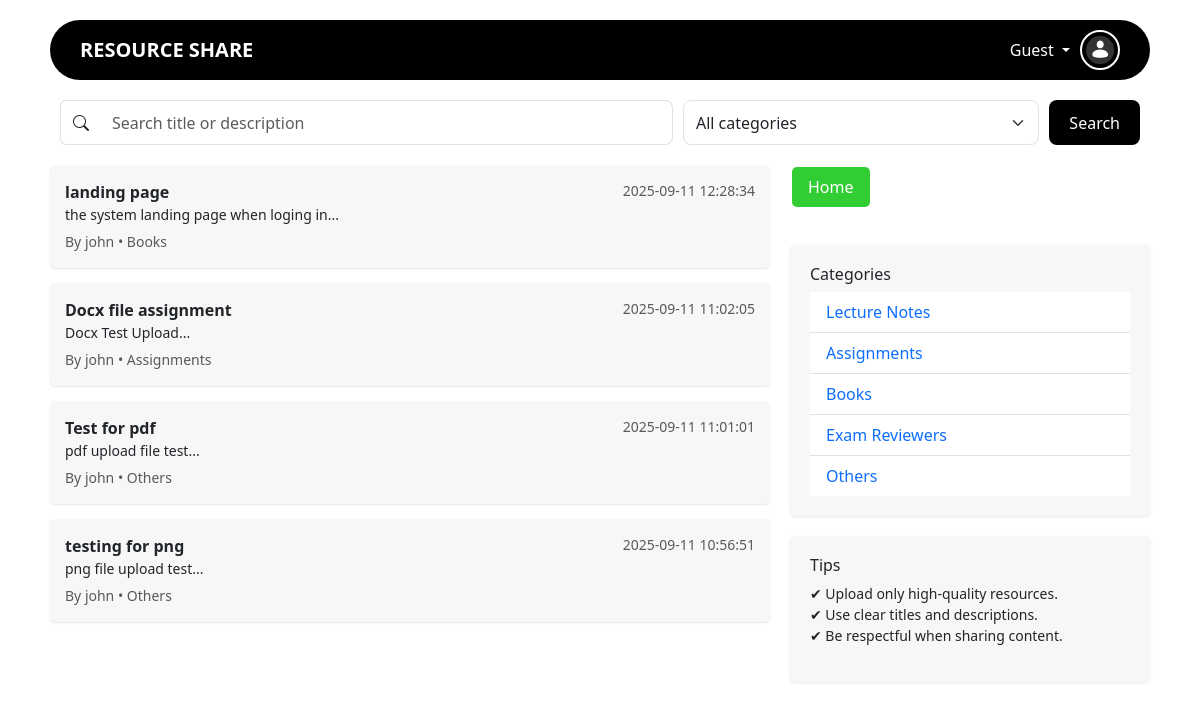
Screenshot of /resource-share-ui/resources.php with the database file from the repository.
### tables this page shows
CREATE TABLE `resources` (
  `resource_id` int(11) NOT NULL,
  `user_id` int(11) NOT NULL,
  `category_id` int(11) DEFAULT NULL,
  `title` varchar(200) NOT NULL,
  `description` text DEFAULT NULL,
  `file_path` varchar(255) NOT NULL,
  `file_mime` varchar(100) DEFAULT NULL,
  `file_size` int(11) DEFAULT NULL,
  `uploaded_at` timestamp NOT NULL DEFAULT current_timestamp()
);

CREATE TABLE `users` (
  `user_id` int(11) NOT NULL,
  `username` varchar(50) NOT NULL,
  `password` varchar(255) NOT NULL,
  `email` varchar(100) DEFAULT NULL,
  `role` varchar(20) NOT NULL DEFAULT 'user',
  `created_at` timestamp NOT NULL DEFAULT current_timestamp(),
  `profile_pic` varchar(255) DEFAULT 'default.png'
);

CREATE TABLE `categories` (
  `category_id` int(11) NOT NULL,
  `name` varchar(100) NOT NULL
);

### resource-share-ui/resources.php (the view, shortened to what this page needs)
<?php
require 'db.php';
$logged = isset($_SESSION['user_id']);
$search = isset($_GET['search']) ? trim($_GET['search']) : '';
?>
<!doctype html>
<html lang="en">
<head>
  <link href="https://cdn.jsdelivr.net/npm/bootstrap@5.3.2/dist/css/bootstrap.min.css" rel="stylesheet">
</head>
<body>
<div class="topbar">
  <div class="brand">RESOURCE SHARE</div>
  <div class="user-info dropdown">
    <span class="dropdown-toggle" id="userMenu" data-bs-toggle="dropdown" aria-expanded="false" style="cursor:pointer;">
      <?php echo $logged ? htmlspecialchars($_SESSION['username']) : 'Guest'; ?>
    </span>
    <img
      src="<?= ($logged && isset($_SESSION['profile_pic']) && $_SESSION['profile_pic'])
                ? 'uploads/' . htmlspecialchars($_SESSION['profile_pic'])
                : 'assets/profile.png' ?>"
      alt="Profile"
      class="dropdown-toggle"
      id="userMenuImg"
      data-bs-toggle="dropdown"
      aria-expanded="false"
      style="cursor:pointer;">
  </div>
</div>
<form class="search-bar" method="get" action="">
  <div class="input-group" style="flex:2;">
    <span class="input-group-text bg-white border-end-0"><i class="bi bi-search"></i></span>
    <input type="text" class="form-control border-start-0" name="search" placeholder="Search title or description" value="<?= htmlspecialchars($search) ?>">
  </div>
  <select class="form-select" name="category" style="flex:1;">
    <option value="0">All categories</option>
  </select>
  <button type="submit">Search</button>
</form>
<div class="content-area">
  <div class="left-col">
    <?php
    $sql = "SELECT r.resource_id, r.title, r.description, r.uploaded_at, u.username, c.name AS category
            FROM resources r
            JOIN users u ON r.user_id=u.user_id
            LEFT JOIN categories c ON r.category_id=c.category_id
            WHERE 1=1";
    $sql .= " ORDER BY r.uploaded_at DESC";
    $q = $mysqli->query($sql);
    if ($q->num_rows > 0):
      while($row = $q->fetch_assoc()):
    ?>
    <div class="resource-card">
      <a href="resource_view.php?id=<?= $row['resource_id'] ?>" style="text-decoration:none; color:inherit;">
        <div class="d-flex justify-content-between">
          <strong><?= htmlspecialchars($row['title']) ?></strong>
          <small class="text-muted"><?= $row['uploaded_at'] ?></small>
        </div>
        <p class="small mb-1"><?= htmlspecialchars(substr($row['description'],0,120)) ?>...</p>
        <small class="text-muted">By <?= htmlspecialchars($row['username']) ?> • <?= htmlspecialchars($row['category'] ?: 'Uncategorized') ?></small>
      </a>
    </div>
    <?php endwhile; else: ?>
      <p class="text-muted">No resources found.</p>
    <?php endif; ?>
  </div>
  <div class="right-col">
    <div class="d-flex gap-2 mb-3">
      <a href="index.php" class="btn btn-green">Home</a>
    </div>
    <div class="card-box">
      <h6>Categories</h6>
      <ul class="list-group list-group-flush">
        <?php
        $cats = $mysqli->query("SELECT * FROM categories");
        while($c = $cats->fetch_assoc()):
        ?>
          <li class="list-group-item">
            <a href="?category=<?= $c['category_id'] ?>" style="text-decoration:none;">
              <?= htmlspecialchars($c['name']) ?>
            </a>
          </li>
        <?php endwhile; ?>
      </ul>
    </div>
    <div class="card-box">
      <h6>Tips</h6>
      <p class="small">✔ Upload only high-quality resources.<br>✔ Use clear titles and descriptions.<br>✔ Be respectful when sharing content.</p>
    </div>
  </div>
</div>
</body>
<link rel="stylesheet" href="https://cdn.jsdelivr.net/npm/bootstrap-icons@1.10.5/font/bootstrap-icons.css">
</html>

### resource-share-ui/resources.php (style rules this page uses)
body { background: #fff; font-family: 'Segoe UI', sans-serif; }
.topbar { background: #000; border-radius: 40px; padding: 10px 30px; margin: 20px auto; max-width: 1100px; display: flex; align-items: center; justify-content: space-between; color: #fff; }
.topbar .brand { font-weight: 700; font-size: 20px; text-transform: uppercase; }
.topbar .user-info { display: flex; align-items: center; gap: 10px; position: relative; }
.topbar .user-info img { width: 40px; height: 40px; border-radius: 50%; object-fit: cover; border: 2px solid #fff; }
.search-bar { max-width: 1100px; margin: 10px auto 20px; display: flex; gap: 10px; align-items: center; padding: 0 10px; }
.search-bar input, .search-bar select { height: 45px; border-radius: 8px; }
.search-bar button { height: 45px; border-radius: 8px; background: #000; color: #fff; padding: 0 20px; border: none; }
.content-area { max-width: 1100px; margin: auto; display: flex; gap: 20px; }
.left-col { flex: 2; display: flex; flex-direction: column; gap: 15px; }
.right-col { flex: 1; display: flex; flex-direction: column; gap: 20px; }
.card-box { background: #f7f7f7; border-radius: 5px; padding: 20px; box-shadow: 0 1px 3px rgba(0,0,0,0.1); }
.resource-card { background: #f7f7f7; border-radius: 5px; padding: 15px; box-shadow: 0 1px 2px rgba(0,0,0,0.1); }
.btn-green { background-color: #32cd32; border: none; color: #fff; padding: 8px 16px; margin: 2px; border-radius: 5px; font-weight: 500; }

### rows the page displays
resources: title "landing page", uploaded_at "2025-09-11 12:28:34", description "the system landing page when loging in", user.username "john", category.name "Books"
resources: title "Docx file assignment", uploaded_at "2025-09-11 11:02:05", description "Docx Test Upload", user.username "john", category.name "Assignments"
resources: title "Test for pdf", uploaded_at "2025-09-11 11:01:01", description "pdf upload file test", user.username "john", category.name "Others"
resources: title "testing for png", uploaded_at "2025-09-11 10:56:51", description "png file upload test", user.username "john", category.name "Others"
categories: name "Lecture Notes"
categories: name "Assignments"
categories: name "Books"
categories: name "Exam Reviewers"
categories: name "Others"
